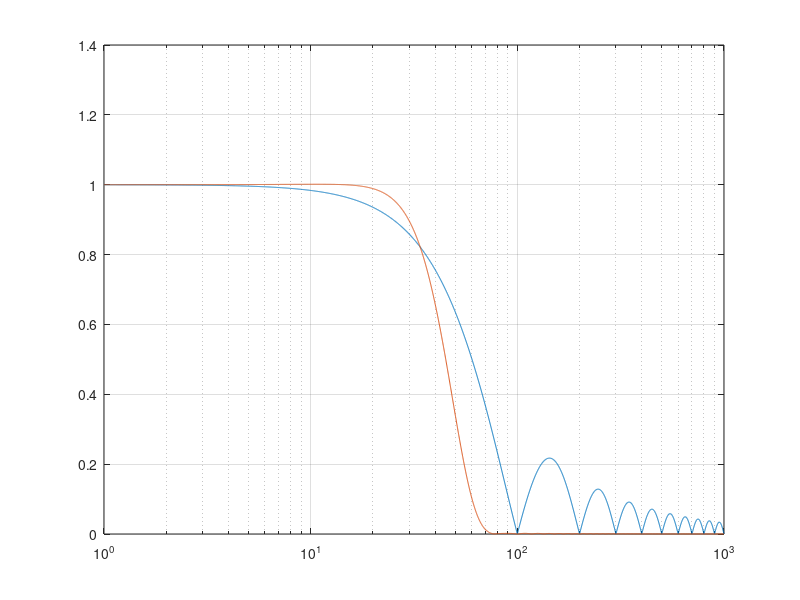
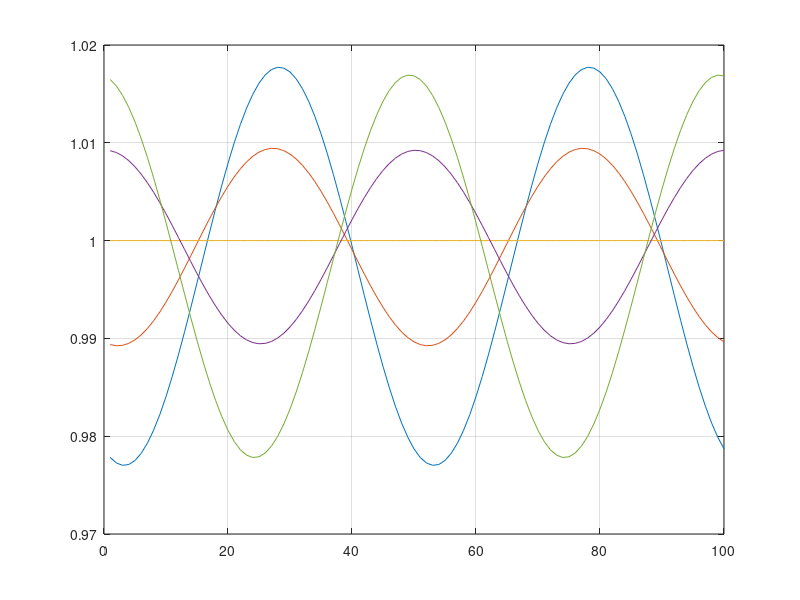
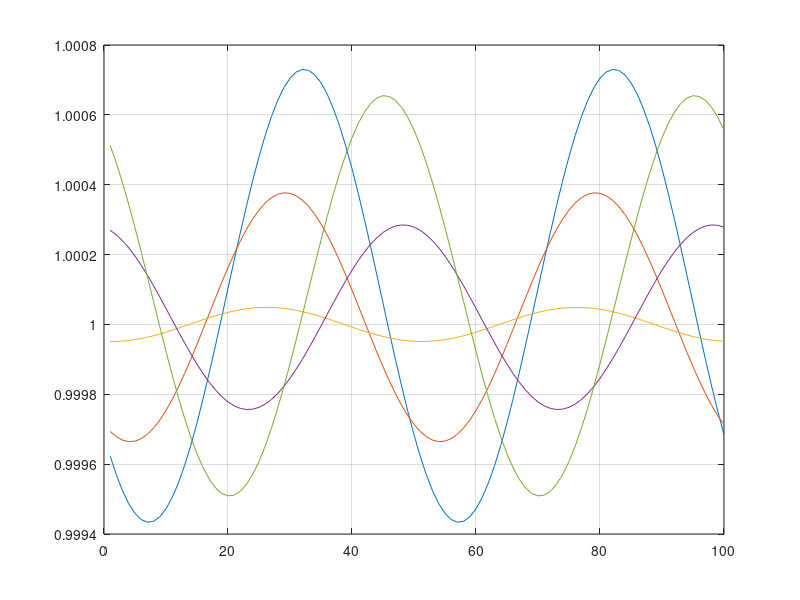

Write MATLAB code to recreate these figures, in order.
clear all;
close all;
clc;

h=0.1e-3;
t=(0:h:60e-3-h)';

b=fir1(600-1,0.01);
a=[1 zeros(1,600-1)];
f=logspace(0,3,4001)';
%[m,p]=dbode(b,a,h,2*pi*f);
H=polyval(b,exp(2*pi*1i*f*h))./polyval(a,exp(2*pi*1i*f*h));
m=abs(H);
p=180*angle(H)/pi;

bb=ones(1,100)/100;
aa=[1 zeros(1,99)];
%[mm,pp]=dbode(bb,aa,h,2*pi*f);
H=polyval(bb,exp(2*pi*1i*f*h))./polyval(aa,exp(2*pi*1i*f*h));
mm=abs(H);
pp=180*angle(H)/pi;

figure;
semilogx(f,[mm m]);
grid;


fo=50;
fo_set=48:1:52;
nf=size(fo_set,2);
ph_set=(0:0.01:0.99)*2*pi;
np=size(ph_set,2);

cs=sin(2*pi*fo*t);
cc=cos(2*pi*fo*t);

for i=1:nf
	for j=1:np
		x=cos(2*pi*fo_set(i)*t+ph_set(j));
		n=size(x,1);
		s=2*fft(x(1:200))/200;
		v(i,j)=s(2);
		q=b*(x.*cs)-1i*b*(x.*cc);
		vv(i,j)=2*q;
	end
end

figure;
plot(abs(v'));
grid;

figure;
plot(abs(vv'));
grid;


	
